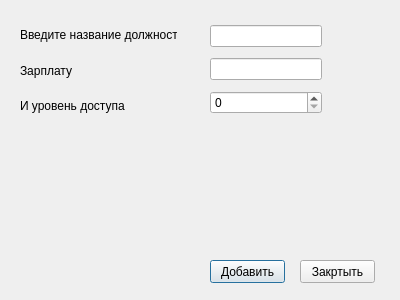
<?xml version="1.0" encoding="UTF-8"?>
<ui version="4.0">
 <class>Dialog</class>
 <widget class="QDialog" name="Dialog">
  <property name="geometry">
   <rect>
    <x>0</x>
    <y>0</y>
    <width>400</width>
    <height>300</height>
   </rect>
  </property>
  <property name="windowTitle">
   <string>Dialog</string>
  </property>
  <widget class="QPushButton" name="pushButton">
   <property name="geometry">
    <rect>
     <x>210</x>
     <y>260</y>
     <width>75</width>
     <height>23</height>
    </rect>
   </property>
   <property name="text">
    <string>Добавить</string>
   </property>
  </widget>
  <widget class="QPushButton" name="pushButton_2">
   <property name="geometry">
    <rect>
     <x>300</x>
     <y>260</y>
     <width>75</width>
     <height>23</height>
    </rect>
   </property>
   <property name="text">
    <string>Закртыть</string>
   </property>
  </widget>
  <widget class="QLabel" name="message">
   <property name="geometry">
    <rect>
     <x>90</x>
     <y>150</y>
     <width>221</width>
     <height>61</height>
    </rect>
   </property>
   <property name="text">
    <string/>
   </property>
  </widget>
  <widget class="QWidget" name="">
   <property name="geometry">
    <rect>
     <x>210</x>
     <y>20</y>
     <width>112</width>
     <height>101</height>
    </rect>
   </property>
   <layout class="QVBoxLayout" name="verticalLayout">
    <item>
     <widget class="QLineEdit" name="lineEdit"/>
    </item>
    <item>
     <widget class="QLineEdit" name="lineEdit_2"/>
    </item>
    <item>
     <widget class="QSpinBox" name="spinBox"/>
    </item>
   </layout>
  </widget>
  <widget class="QWidget" name="">
   <property name="geometry">
    <rect>
     <x>20</x>
     <y>20</y>
     <width>157</width>
     <height>101</height>
    </rect>
   </property>
   <layout class="QVBoxLayout" name="verticalLayout_2">
    <item>
     <widget class="QLabel" name="label">
      <property name="text">
       <string>Введите название должности</string>
      </property>
     </widget>
    </item>
    <item>
     <widget class="QLabel" name="label_2">
      <property name="text">
       <string>Зарплату</string>
      </property>
     </widget>
    </item>
    <item>
     <widget class="QLabel" name="label_3">
      <property name="text">
       <string>И уровень доступа</string>
      </property>
     </widget>
    </item>
   </layout>
  </widget>
 </widget>
 <resources/>
 <connections/>
</ui>
